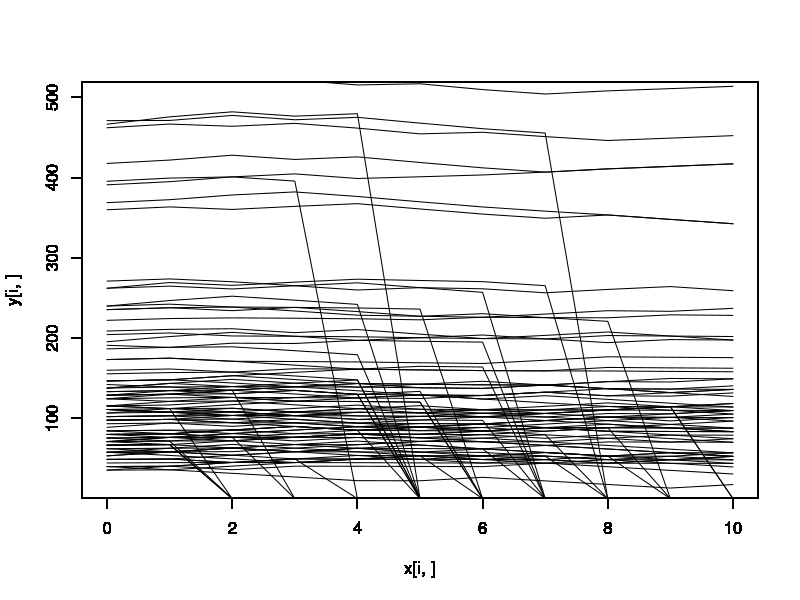
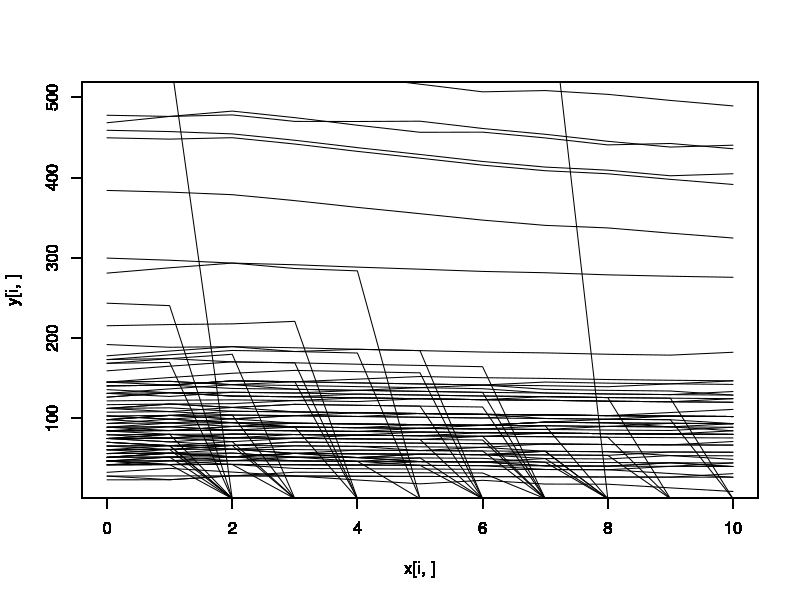
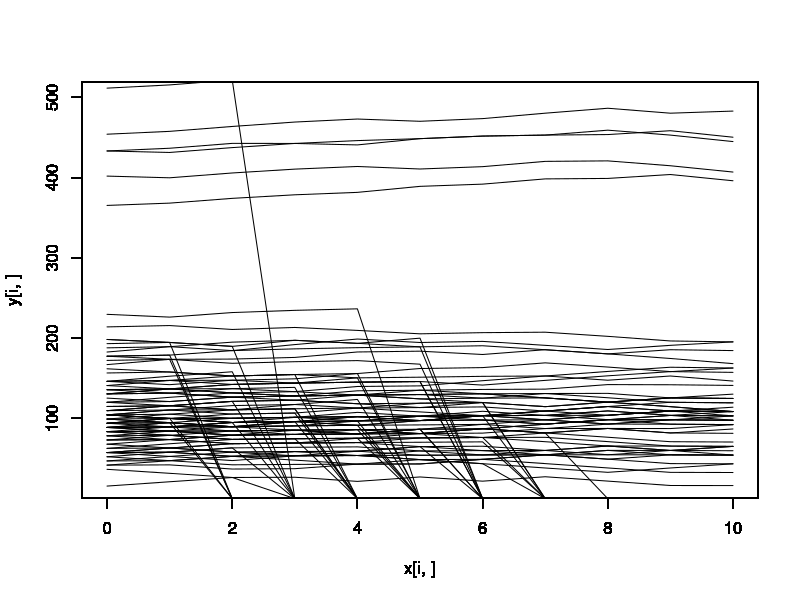
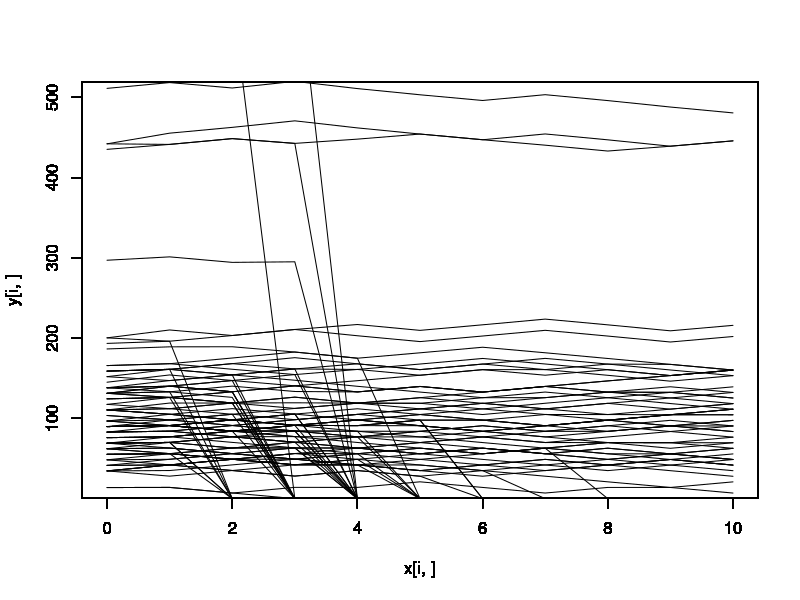
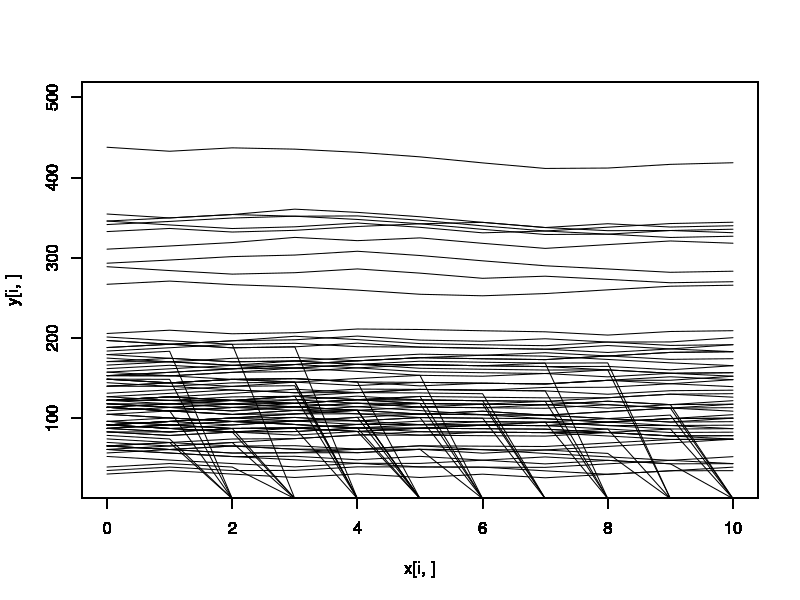
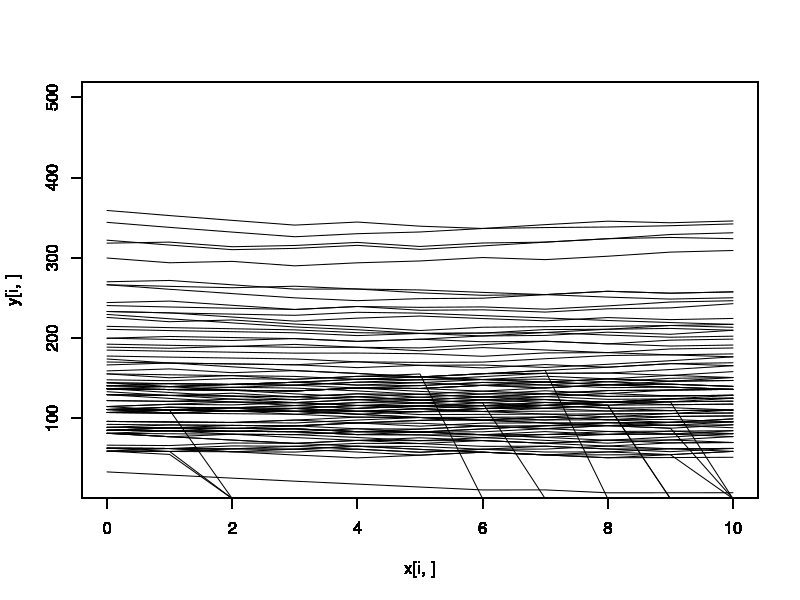
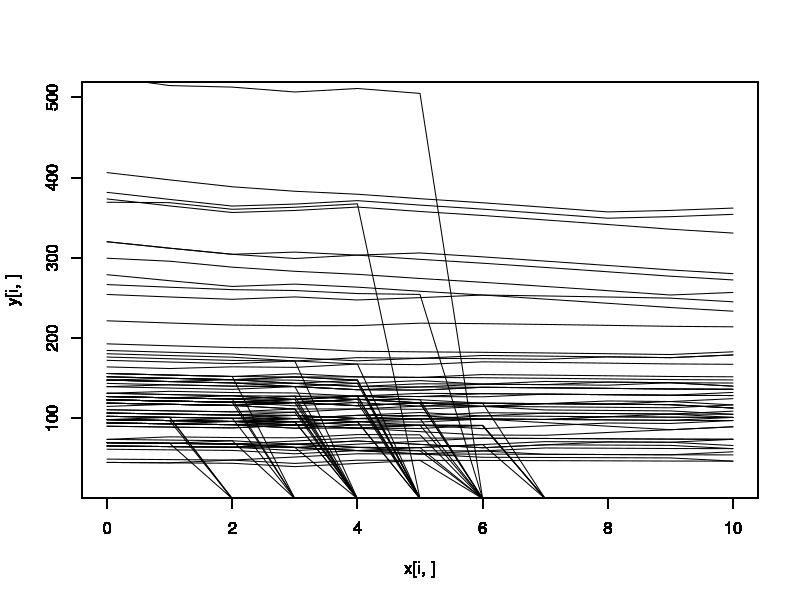
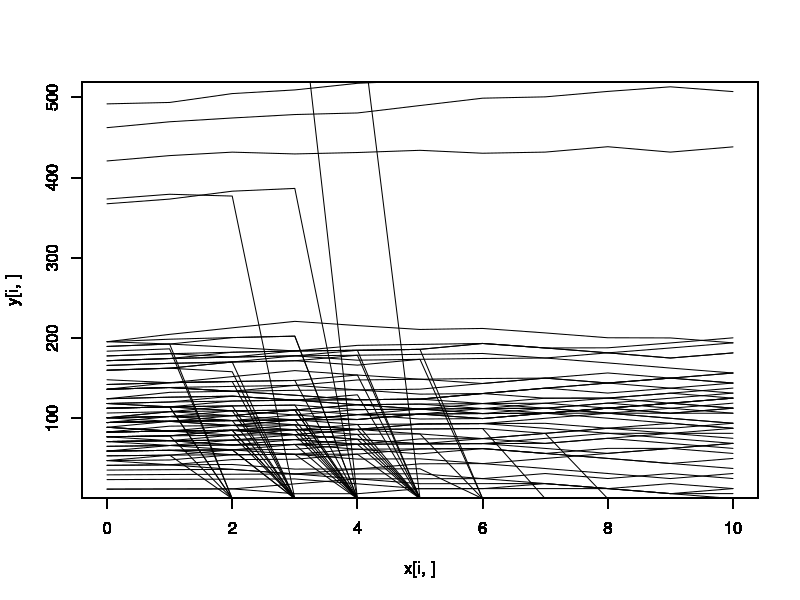

Write the R code that produced these figures, in order.
table <- read.table("balancesheet.txt")

num_node <- 100
time_step <- 10 + 1
num_trial <- 10
num_each_block <- num_node * time_step


pdf("BSCapital10.pdf")
for( trial in 1:num_trial){
  
  x <- matrix(0, nrow = num_node, ncol = time_step)  
  y <- matrix(0, nrow = num_node, ncol = time_step)  
  
  for( i in (num_each_block * (trial - 1) + 1):(num_each_block * trial) ){
    quotient <- ((((i-1)%/%num_node) + 1) - ((trial - 1) * time_step))
    for( j in 0:(num_node - 1) ){
      if(i%%num_node == 0){
        x[num_node, quotient] <- table[i,1]
        y[num_node, quotient] <- table[i,3]
      }
      if((i-1)%%num_node == j){
        x[j, quotient] <- table[i,1]
        y[j, quotient] <- table[i,3]
      }
    }
  }
  for(i in 1:num_node){
    plot(x[i, ], y[i, ], type = "l", ylim = c(20, 500))
  if(i != num_node) { par(new=T) }
  }
}
dev.off()